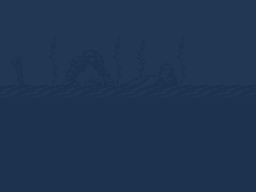
#> input picture art/backgrounds/ocean/far.png, 256 x 192 px, found by its file name; its folder holds 2 pictures in this run
$ python prepare_ocean_art.py ../art/backgrounds/ocean/far.png ../art/backgrounds/ocean/sand.png
#> lines starting #> are read from the running program, lines starting #| are printed output that depends on the picture
"""Builds the ocean world's art (handoff chapter 20) from two downloaded packs, darkened to the game's night:

  python -I tools/prepare_ocean_art.py <underwater-fantasy layers dir> <wrecked-ship layers dir>

- art/backgrounds/ocean/{far,sand,rocks,weeds}.png: ansimuz's "Underwater Fantasy" layers (CC-BY 3.0,
  opengameart.org/content/underwater-fantasy): far.png, sand.png, foreground-1.png and foreground-2.png.
- art/props/shipwreck.png: the broken galleon on its bank of sand, layer 3_145.png of CraftPix's "Wrecked and Sunken
  Ship Pixel Background" (OGA-BY 3.0, opengameart.org/content/wrecked-and-sunken-ship-pixel-background), cut to the
  ship, with the sand fading out at both sides so it lies on any floor.

The layers are bright and blue as they come: they are grayed a little, darkened and turned toward the sea's teal, so they
sit in the dark with the rest of the game. The ship is all greens: its hull is given the colors of the driftwood (the town pack's
planks as the game tints them, carried a little lighter so the planks and holes still show) and its bank of sand the sea floor's
sand (tools/prepare_earth.py), each shade by its brightness, so it reads as a solid thing in the water and not as scenery (owner,
2026-11-12). Nothing is drawn here: every pixel is the packs' own, in other colors.
"""
import os
import sys
from PIL import Image


WOOD = [(16, 10, 18), (24, 13, 21), (34, 19, 20), (48, 26, 21), (64, 36, 26), (84, 50, 34)]  # dark to light: the driftwood's, and two steps past it
SAND = [(46, 43, 34), (67, 62, 48), (87, 80, 64), (107, 98, 76), (133, 122, 94)]  # the sea floor's sand ramp
SAND_GREEN = 140  # in the pack's picture, the bank's greens are at least this green, and the hull's are less


def recolor_ship(im: Image.Image) -> Image.Image:
    """Each of the picture's colors goes to the shade of wood or sand that is as far up its own ramp as it is up the picture's."""
    px = im.load()
    colors = sorted({px[x, y][:3] for y in range(im.size[1]) for x in range(im.size[0]) if px[x, y][3] > 0}, key=lambda c: c[0] * 0.3 + c[1] * 0.59 + c[2] * 0.11)
    mapping = {}
    for group, ramp in [([c for c in colors if c[1] < SAND_GREEN], WOOD), ([c for c in colors if c[1] >= SAND_GREEN], SAND)]:
        for k, c in enumerate(group):
            mapping[c] = ramp[min(len(ramp) - 1, k * len(ramp) // max(len(group), 1))]
    out = im.copy()
    po = out.load()
    for y in range(im.size[1]):
        for x in range(im.size[0]):
            p = px[x, y]
            if p[3] > 0:
                po[x, y] = mapping[p[:3]] + (p[3],)
    return out


SAND_TOP = 150  # rows of the cut picture above the sand bank


def darken(im: Image.Image, k: float, tint: tuple) -> Image.Image:
    out = im.copy()
    src, dst = im.load(), out.load()
    for y in range(im.size[1]):
        for x in range(im.size[0]):
            r, g, b, a = src[x, y]
            gray = r * 0.3 + g * 0.59 + b * 0.11
            dst[x, y] = tuple(int((c * 0.5 + gray * 0.5) * k * t) for c, t in zip((r, g, b), tint)) + (a,)
    return out


def main() -> None:
    layers, ship_dir = sys.argv[1], sys.argv[2]
    os.makedirs("art/backgrounds/ocean", exist_ok=True)
    for source, name in [("far", "far"), ("sand", "sand"), ("foreground-1", "rocks"), ("foreground-2", "weeds")]:
        im = Image.open(os.path.join(layers, source + ".png")).convert("RGBA")
#> im is the input picture: PIL image 256x192 RGBA; mean R, G, B, A 30.7, 52.1, 80.7, 255
        darken(im, 0.5, (0.75, 0.95, 1.0)).save(f"art/backgrounds/ocean/{name}.png")
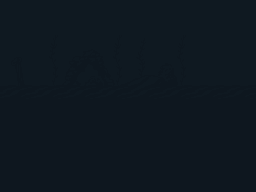
#> saved as far.png: PIL image 256x192 RGBA; mean R, G, B, A 14.4, 23.9, 31.9, 255
        print("wrote", name)
#> pass 2 of the loop in main, `for source, name in [("far", "far"), ("sand", "sand"), ("foreground-1"..`:
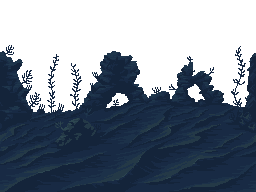
#> input picture art/backgrounds/ocean/sand.png, 256 x 192 px, found by its file name
#> in main, im is the input picture: PIL image 256x192 RGBA; mean R, G, B, A 41.2, 61.4, 80.8, 145
#> in main, `darken(im, 0.5, (0.75, 0.95, 1.0)).save(f"art/backgrounds/ocean/{name}..`:
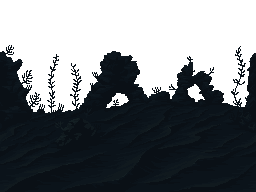
#> saved as sand.png: PIL image 256x192 RGBA; mean R, G, B, A 18, 27.7, 33.9, 145; transparent parts drawn white
    ship = Image.open(os.path.join(ship_dir, "3_145.png")).convert("RGBA")
    ship = ship.crop(ship.getbbox())
    ship = recolor_ship(ship)
    px = ship.load()
    fade = 70
    for y in range(SAND_TOP, ship.size[1]):  # only the sand fades: the bow of the near half reaches the edge above it
        for x in range(ship.size[0]):
            edge = min(x, ship.size[0] - 1 - x)
            if edge < fade:
                r, g, b, a = px[x, y]
                px[x, y] = (r, g, b, int(a * edge / fade))
    ship.save("art/props/shipwreck.png")
    print("wrote shipwreck", ship.size)


#> (the run stopped early here; a loop or call above may not have finished)
